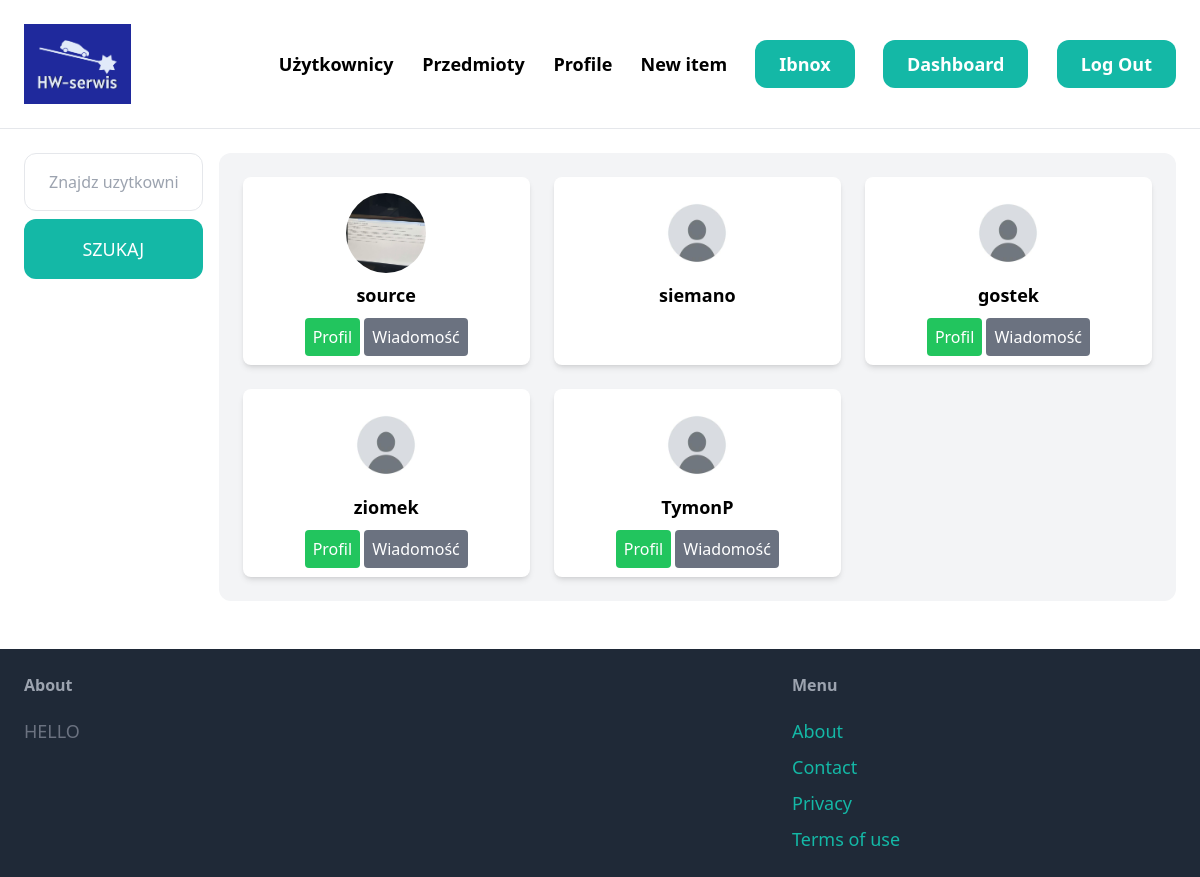
The page /users/ (signed in) on the database its author committed.
### user/models.py (models this page shows, shortened)
class Profile(models.Model):
    user = models.OneToOneField(User, on_delete=models.CASCADE)
    avatar = models.ImageField(upload_to='avatars/', default='avatars/default.jpg')
    bio = models.TextField(max_length=500, blank=True)

### users/views.py (the view)
# urls.py: path('', views.search_users, name='items'),  # Przykładowa ścieżka
def search_users(request):
    query = request.GET.get('q', '')
    if query:
        users = User.objects.filter(username__icontains=query)
    else:
        users = User.objects.all()[:9]
    profiles = Profile.objects.filter(user__in=users)
    return render(request, 'users/items.html', {'profiles': profiles, 'query': query})

### users/templates/users/items.html (shortened to what this page needs)
{% extends 'core/base.html' %}
{% block content %}
<div class="pb-6 grid grid-cols-12 gap-4">
    <div class="col-span-2">
        <form method="get">
            <input name="q" class="w-full py-4 px-6 border rounded-xl" type="text" value="{{ query }}" placeholder="Znajdz uzytkownika">
            <button class="mt-2 w-full py-4 px-8 text-lg bg-teal-500 text-white rounded-xl">SZUKAJ</button>
        </form>
    </div>
    <div class="col-span-10">
        <div class="bg-gray-100 rounded-xl p-6 grid grid-cols-1 md:grid-cols-3 lg:grid-cols-3 gap-6">
            {% for profile in profiles %}
                    <div class="bg-white shadow-md p-4 rounded-lg text-center">
                        <img src="{{ profile.avatar.url }}" alt="Avatar" class="w-20 h-20 mx-auto rounded-full object-cover">
                        <h3 class="mt-2 text-lg font-bold">{{ profile.user.username }}</h3>
                        <div class="mt-4">
                            <div class="mt-4">
                                {% if request.user != profile.user %}
                                    <a href="{% url 'user:profile' profile.user.username %}" class="bg-green-500 text-white p-2 rounded hover">Profil</a>
                                    <a href="{% url 'conversation:new_with_user' profile.user.id %}" class="bg-gray-500 text-white p-2 rounded">Wiadomość</a>
                                {% endif %}
                            </div>
                        </div>
                    </div>
                {% empty %}
                    <p class="text-gray-600 col-span-3 text-center">Brak wyników</p>
                {% endfor %}
        </div>
    </div>
</div>
{% endblock %}

### rows shown on the page
Profile: avatar (picture), user.username "source", shows "Profil"
Profile: avatar (placeholder picture), user.username "siemano"
Profile: avatar (placeholder picture), user.username "gostek", shows "Profil"
Profile: avatar (placeholder picture), user.username "ziomek", shows "Profil"
Profile: avatar (placeholder picture), user.username "TymonP", shows "Profil"
